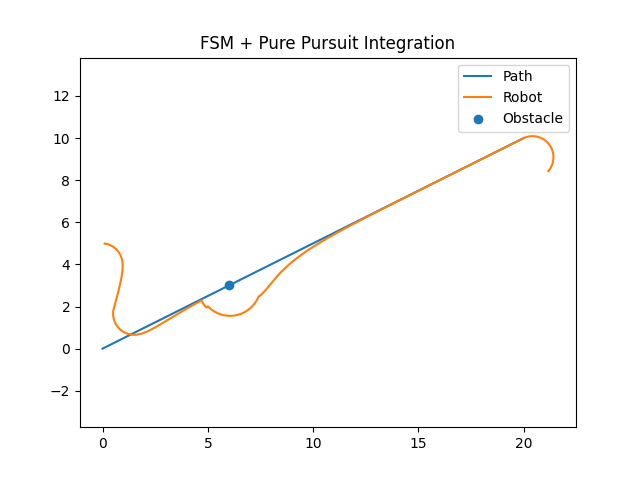

Write Python code to recreate this figure.
import numpy as np
import matplotlib.pyplot as plt


# Path 

path_x = np.linspace(0, 20, 200)
path_y = 0.5 * path_x


# Robot state

x, y, theta = 0.0, 5.0, 0.0

v = 1.0
L = 2.0  # lookahead
dt = 0.1

# obstacle
obstacle = np.array([6.0, 3.0])
obstacle_radius = 1.5

# FSM state
state = "MOVE_TO_PATH"

trajectory = []
last_idx = 0

def dist(a, b):
    return np.linalg.norm(a - b)

def find_lookahead(x, y, path_x, path_y, L, start_idx):
    for i in range(start_idx, len(path_x)):
        d = np.sqrt((path_x[i] - x)**2 + (path_y[i] - y)**2)
        if d > L:
            return path_x[i], path_y[i], i
    return path_x[-1], path_y[-1], len(path_x)-1

def obstacle_near(x, y):
    return dist(np.array([x, y]), obstacle) < obstacle_radius


# simulation loop

for _ in range(300):

    pos = np.array([x, y])

    
    # FSM (DECISION MAKING)
    
    if state == "MOVE_TO_PATH":

        if obstacle_near(x, y):
            state = "AVOID_OBSTACLE"

    elif state == "AVOID_OBSTACLE":

        # simple rule: once safe, go back
        if not obstacle_near(x, y):
            state = "MOVE_TO_PATH"

    elif state == "STOP":
        pass

   
    # CONTROL (PURE PURSUIT)
    

    if state == "MOVE_TO_PATH":

        target_x, target_y, last_idx = find_lookahead(
            x, y, path_x, path_y, L, last_idx
        )

        angle_to_target = np.arctan2(target_y - y, target_x - x)
        alpha = angle_to_target - theta
        alpha = np.arctan2(np.sin(alpha), np.cos(alpha))

        K = 2.0
        steering = np.clip(K * alpha, -1.0, 1.0)

        theta += steering * dt
        x += v * np.cos(theta) * dt
        y += v * np.sin(theta) * dt

    elif state == "AVOID_OBSTACLE":

        # avoidance motion -side push
        dx = x - obstacle[0]
        dy = y - obstacle[1]

        avoid_dir = np.array([-dy, dx])
        avoid_dir = avoid_dir / (np.linalg.norm(avoid_dir) + 1e-6)

        x += avoid_dir[0] * v * dt
        y += avoid_dir[1] * v * dt

    trajectory.append([x, y])

#Visualization 
trajectory = np.array(trajectory)

plt.figure()
plt.plot(path_x, path_y, label="Path")
plt.plot(trajectory[:,0], trajectory[:,1], label="Robot")
plt.scatter(obstacle[0], obstacle[1], label="Obstacle")

plt.legend()
plt.axis("equal")
plt.title("FSM + Pure Pursuit Integration")
plt.show()
